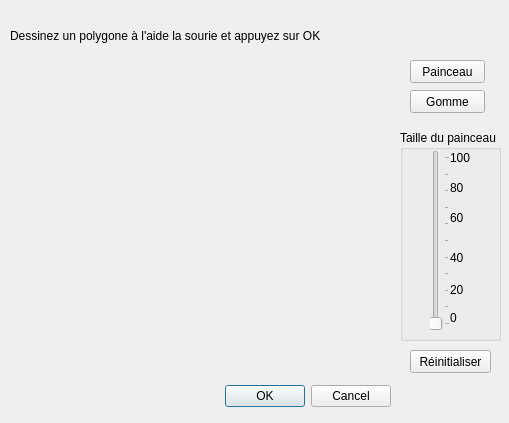
<?xml version="1.0" encoding="UTF-8"?>
<ui version="4.0">
 <class>DialogDessinFormeExtra</class>
 <widget class="QDialog" name="DialogDessinFormeExtra">
  <property name="geometry">
   <rect>
    <x>0</x>
    <y>0</y>
    <width>509</width>
    <height>423</height>
   </rect>
  </property>
  <property name="windowTitle">
   <string>Dessin de Polygone</string>
  </property>
  <property name="windowIcon">
   <iconset resource="MesRessources.qrc">
    <normaloff>:/Images/Icone</normaloff>:/Images/Icone</iconset>
  </property>
  <widget class="QDialogButtonBox" name="buttonBox">
   <property name="geometry">
    <rect>
     <x>50</x>
     <y>380</y>
     <width>341</width>
     <height>32</height>
    </rect>
   </property>
   <property name="orientation">
    <enum>Qt::Horizontal</enum>
   </property>
   <property name="standardButtons">
    <set>QDialogButtonBox::Cancel|QDialogButtonBox::Ok</set>
   </property>
  </widget>
  <widget class="QWidget" name="verticalLayoutWidget">
   <property name="geometry">
    <rect>
     <x>10</x>
     <y>50</y>
     <width>361</width>
     <height>321</height>
    </rect>
   </property>
   <layout class="QVBoxLayout" name="LayoutDessinPolygone"/>
  </widget>
  <widget class="QLabel" name="label">
   <property name="geometry">
    <rect>
     <x>10</x>
     <y>20</y>
     <width>481</width>
     <height>31</height>
    </rect>
   </property>
   <property name="text">
    <string>Dessinez un polygone à l'aide la sourie et appuyez sur OK</string>
   </property>
  </widget>
  <widget class="QPushButton" name="BoutonPainceau">
   <property name="geometry">
    <rect>
     <x>410</x>
     <y>60</y>
     <width>75</width>
     <height>23</height>
    </rect>
   </property>
   <property name="text">
    <string>Painceau</string>
   </property>
  </widget>
  <widget class="QGroupBox" name="GroupeBoxTaillePainceau">
   <property name="geometry">
    <rect>
     <x>400</x>
     <y>130</y>
     <width>101</width>
     <height>211</height>
    </rect>
   </property>
   <property name="title">
    <string>Taille du painceau</string>
   </property>
   <widget class="QSlider" name="SliderTaillePainceau">
    <property name="geometry">
     <rect>
      <x>30</x>
      <y>20</y>
      <width>20</width>
      <height>181</height>
     </rect>
    </property>
    <property name="inputMethodHints">
     <set>Qt::ImhNone</set>
    </property>
    <property name="maximum">
     <number>100</number>
    </property>
    <property name="value">
     <number>0</number>
    </property>
    <property name="orientation">
     <enum>Qt::Vertical</enum>
    </property>
    <property name="tickPosition">
     <enum>QSlider::TicksBelow</enum>
    </property>
    <property name="tickInterval">
     <number>10</number>
    </property>
   </widget>
   <widget class="QLabel" name="label_2">
    <property name="geometry">
     <rect>
      <x>50</x>
      <y>180</y>
      <width>16</width>
      <height>16</height>
     </rect>
    </property>
    <property name="text">
     <string>0</string>
    </property>
   </widget>
   <widget class="QLabel" name="label_3">
    <property name="geometry">
     <rect>
      <x>50</x>
      <y>150</y>
      <width>16</width>
      <height>20</height>
     </rect>
    </property>
    <property name="text">
     <string>20</string>
    </property>
   </widget>
   <widget class="QLabel" name="label_4">
    <property name="geometry">
     <rect>
      <x>50</x>
      <y>120</y>
      <width>16</width>
      <height>16</height>
     </rect>
    </property>
    <property name="text">
     <string>40</string>
    </property>
   </widget>
   <widget class="QLabel" name="label_5">
    <property name="geometry">
     <rect>
      <x>50</x>
      <y>80</y>
      <width>16</width>
      <height>16</height>
     </rect>
    </property>
    <property name="text">
     <string>60</string>
    </property>
   </widget>
   <widget class="QLabel" name="label_6">
    <property name="geometry">
     <rect>
      <x>50</x>
      <y>50</y>
      <width>16</width>
      <height>16</height>
     </rect>
    </property>
    <property name="text">
     <string>80</string>
    </property>
   </widget>
   <widget class="QLabel" name="label_7">
    <property name="geometry">
     <rect>
      <x>50</x>
      <y>20</y>
      <width>31</width>
      <height>16</height>
     </rect>
    </property>
    <property name="text">
     <string>100</string>
    </property>
   </widget>
  </widget>
  <widget class="QPushButton" name="BoutonGomme">
   <property name="geometry">
    <rect>
     <x>410</x>
     <y>90</y>
     <width>75</width>
     <height>23</height>
    </rect>
   </property>
   <property name="text">
    <string>Gomme</string>
   </property>
  </widget>
  <widget class="QPushButton" name="BoutonReinitialiser">
   <property name="geometry">
    <rect>
     <x>410</x>
     <y>350</y>
     <width>81</width>
     <height>23</height>
    </rect>
   </property>
   <property name="text">
    <string>Réinitialiser</string>
   </property>
  </widget>
 </widget>
 <resources>
  <include location="MesRessources.qrc"/>
 </resources>
 <connections>
  <connection>
   <sender>buttonBox</sender>
   <signal>accepted()</signal>
   <receiver>DialogDessinFormeExtra</receiver>
   <slot>accept()</slot>
   <hints>
    <hint type="sourcelabel">
     <x>368</x>
     <y>344</y>
    </hint>
    <hint type="destinationlabel">
     <x>157</x>
     <y>274</y>
    </hint>
   </hints>
  </connection>
  <connection>
   <sender>buttonBox</sender>
   <signal>rejected()</signal>
   <receiver>DialogDessinFormeExtra</receiver>
   <slot>reject()</slot>
   <hints>
    <hint type="sourcelabel">
     <x>436</x>
     <y>350</y>
    </hint>
    <hint type="destinationlabel">
     <x>286</x>
     <y>274</y>
    </hint>
   </hints>
  </connection>
 </connections>
</ui>
